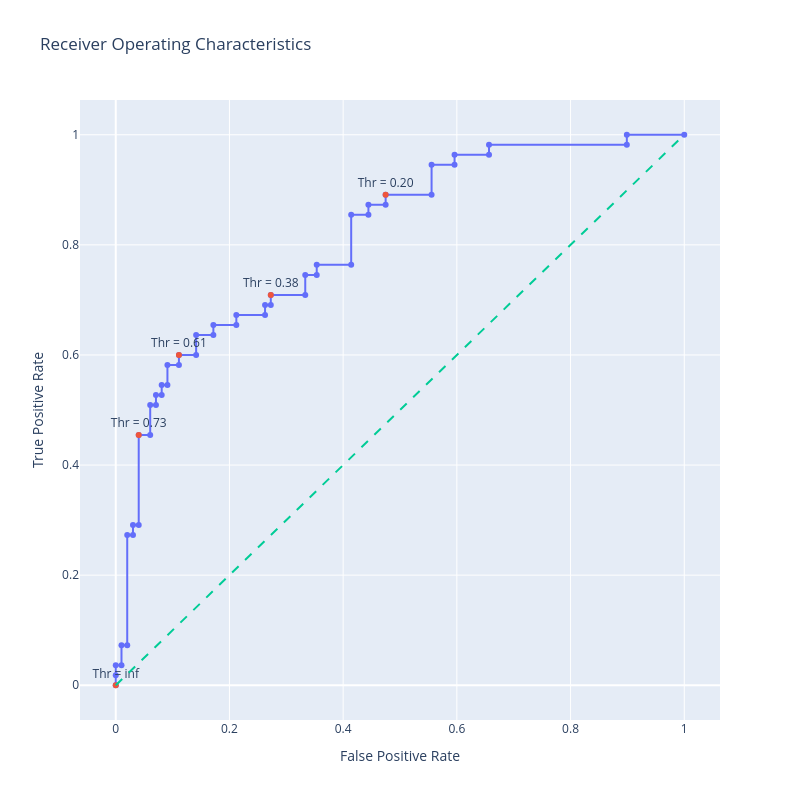

Write notebook code for a chart like this one.
### Code cell
import plotly.graph_objects as go
import numpy as np


# Generate a trace for ROC curve 
trace0 = go.Scatter(
    x = fpr, 
    y = tpr,
    mode = 'markers+lines',
    name = 'ROC curve'
)

# Only label every nth point to avoid clusttering 
n = 10 
indices = np.arange(len(thresholds)) % n  == 0 # choose indices where index mod n is 0

trace1 = go.Scatter(
    x = fpr[indices],
    y = tpr[indices],
    mode = 'markers+text',
    name = 'Threshold points',
    text = [f"Thr = {thr:.2f}" for thr in thresholds[indices]],
    textposition = 'top center'
)


# Diagonal line 
trace2 = go.Scatter(
    x = [0,1],
    y = [0,1],
    mode = 'lines',
    name = 'Random (Area = 0.5)',
    line = dict(dash = 'dash')

)
data = [trace0, trace1, trace2]

# Define layout with square aspect ratio
layout = go.Layout(
    title = 'Receiver Operating Characteristics',
    xaxis = dict(title = 'False Positive Rate'),
    yaxis = dict(title = 'True Positive Rate'),
    autosize = False,
    width = 800,
    height = 800,
    showlegend = False
)

# Define figure and add data
fig = go.Figure(data = data, layout = layout)

# Show figure
fig.show()

### Figure 1 — Plotly figure (JSON) as saved in the notebook; plotly's stock layout.template omitted (floating-point values rounded to 4 significant figures)
{"data": [{"mode": "markers+lines", "name": "ROC curve", "type": "scatter", "x": [0.0, 0.0, 0.0, 0.0101, 0.0101, 0.0202, 0.0202, 0.0303, 0.0303, 0.0404, 0.0404, 0.06061, 0.06061, 0.07071, 0.07071, 0.08081, 0.08081, 0.09091, 0.09091, 0.1111, 0.1111, 0.1414, 0.1414, 0.1717, 0.1717, 0.2121, 0.2121, 0.2626, 0.2626, 0.2727, 0.2727, 0.3333, 0.3333, 0.3535, 0.3535, 0.4141, 0.4141, 0.4444, 0.4444, 0.4747, 0.4747, 0.5556, 0.5556, 0.596, 0.596, 0.6566, 0.6566, 0.899, 0.899, 1.0], "y": [0.0, 0.01818, 0.03636, 0.03636, 0.07273, 0.07273, 0.2727, 0.2727, 0.2909, 0.2909, 0.4545, 0.4545, 0.5091, 0.5091, 0.5273, 0.5273, 0.5455, 0.5455, 0.5818, 0.5818, 0.6, 0.6, 0.6364, 0.6364, 0.6545, 0.6545, 0.6727, 0.6727, 0.6909, 0.6909, 0.7091, 0.7091, 0.7455, 0.7455, 0.7636, 0.7636, 0.8545, 0.8545, 0.8727, 0.8727, 0.8909, 0.8909, 0.9455, 0.9455, 0.9636, 0.9636, 0.9818, 0.9818, 1.0, 1.0]}, {"mode": "markers+text", "name": "Threshold points", "text": ["Thr = inf", "Thr = 0.73", "Thr = 0.61", "Thr = 0.38", "Thr = 0.20"], "textposition": "top center", "type": "scatter", "x": [0.0, 0.0404, 0.1111, 0.2727, 0.4747], "y": [0.0, 0.4545, 0.6, 0.7091, 0.8909]}, {"line": {"dash": "dash"}, "mode": "lines", "name": "Random (Area = 0.5)", "type": "scatter", "x": [0, 1], "y": [0, 1]}], "layout": {"autosize": false, "height": 800, "showlegend": false, "title": {"text": "Receiver Operating Characteristics"}, "width": 800, "xaxis": {"title": {"text": "False Positive Rate"}}, "yaxis": {"title": {"text": "True Positive Rate"}}}}
